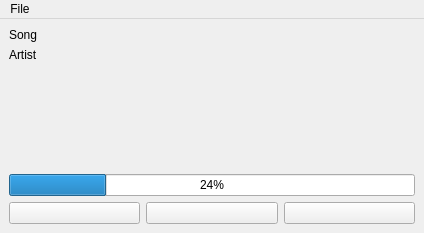
<?xml version="1.0" encoding="UTF-8"?>
<ui version="4.0">
 <class>MainWindow</class>
 <widget class="QMainWindow" name="MainWindow">
  <property name="geometry">
   <rect>
    <x>0</x>
    <y>0</y>
    <width>424</width>
    <height>203</height>
   </rect>
  </property>
  <property name="windowTitle">
   <string>Player</string>
  </property>
  <widget class="QWidget" name="centralwidget">
   <layout class="QVBoxLayout" name="verticalLayout">
    <item>
     <widget class="QLabel" name="songLabel">
      <property name="text">
       <string>Song</string>
      </property>
     </widget>
    </item>
    <item>
     <widget class="QLabel" name="artistLabel">
      <property name="text">
       <string>Artist</string>
      </property>
     </widget>
    </item>
    <item>
     <widget class="QLabel" name="fileLabel">
      <property name="minimumSize">
       <size>
        <width>400</width>
        <height>100</height>
       </size>
      </property>
      <property name="text">
       <string/>
      </property>
     </widget>
    </item>
    <item>
     <layout class="QVBoxLayout" name="verticalLayout_2">
      <item>
       <widget class="QProgressBar" name="progressBar">
        <property name="value">
         <number>24</number>
        </property>
       </widget>
      </item>
      <item>
       <layout class="QHBoxLayout" name="horizontalLayout">
        <item>
         <widget class="QPushButton" name="backwardsButton">
          <property name="text">
           <string/>
          </property>
         </widget>
        </item>
        <item>
         <widget class="QPushButton" name="playButton">
          <property name="text">
           <string/>
          </property>
         </widget>
        </item>
        <item>
         <widget class="QPushButton" name="forwardsButton">
          <property name="text">
           <string/>
          </property>
         </widget>
        </item>
       </layout>
      </item>
     </layout>
    </item>
   </layout>
  </widget>
  <widget class="QMenuBar" name="menuBar">
   <property name="geometry">
    <rect>
     <x>0</x>
     <y>0</y>
     <width>424</width>
     <height>21</height>
    </rect>
   </property>
   <widget class="QMenu" name="menuFile">
    <property name="title">
     <string>File</string>
    </property>
    <addaction name="actionOpen"/>
    <addaction name="separator"/>
    <addaction name="actionQuit"/>
   </widget>
   <addaction name="menuFile"/>
  </widget>
  <action name="actionQuit">
   <property name="text">
    <string>Quit</string>
   </property>
  </action>
  <action name="actionOpen">
   <property name="text">
    <string>Open...</string>
   </property>
  </action>
 </widget>
 <resources/>
 <connections/>
</ui>
